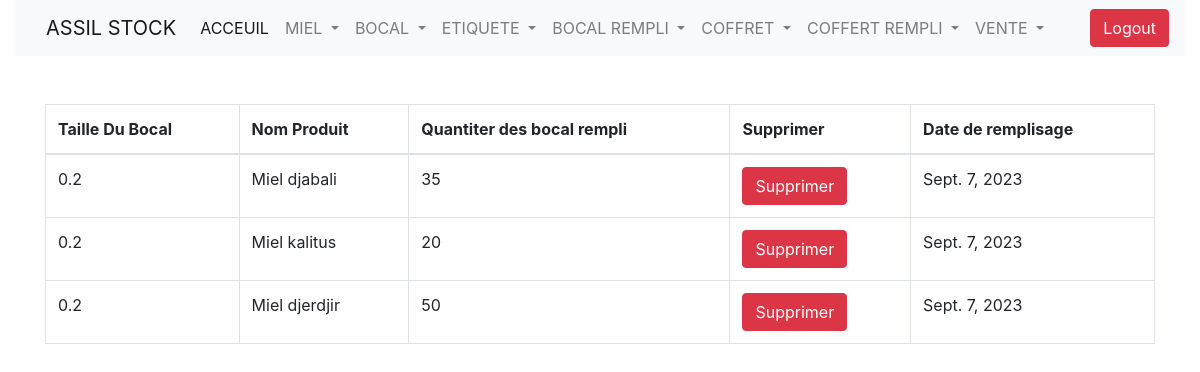
Screenshot of /list_filled_jars/ (signed in) with the database file from the repository.
### appAssilStockManag/models.py (models this page shows, shortened)
class FilledJar(models.Model):
    jar = models.ForeignKey(Jar, on_delete=models.CASCADE)
    product = models.ForeignKey(HoneyProduct, on_delete=models.CASCADE)
    quantity_field= models.PositiveBigIntegerField()
    filled_date = models.DateField(auto_now_add=True)
    size = models.DecimalField(max_digits=5, decimal_places=3)
    sku = models.ForeignKey(Sku,on_delete=models.CASCADE)

class Jar(models.Model):
    JAR_SIZES = [
        (0.01,'10g'),
        (0.1,'100g'),
        (0.125, '125g'),
        (0.2, '200g'),
        (0.25, '250g'),
        (0.5, '500g'),
    ]
    size = models.FloatField(choices=JAR_SIZES,unique=True)
    quantity_in_the_stock = models.IntegerField(default=0)

class HoneyProduct(models.Model):
    name_product=models.CharField(max_length=255,unique=True)
    quantity_in_the_stock= models.DecimalField(max_digits=10,decimal_places=2,default=0)
    date_entry = models.DateField(auto_now_add=True)

### appAssilStockManag/views.py (the view)
# urls.py: path("list_filled_jars/", list_jars_filled, name="list_filled_jars"),
@login_required
def list_jars_filled(request):
    filled_jars = FilledJar.objects.all()
    aggregated_jars = FilledJar.objects.values('jar__size', 'product__name_product').annotate(total_jars=Sum('quantity_field')).order_by('jar__size', 'product__name_product')
    context = {
        'filled_jars':filled_jars,
        'aggregated_jars':aggregated_jars,
    }
    return render(request, 'list_filled_jars.html', context)

### appAssilStockManag/templates/list_filled_jars.html (shortened to what this page needs)
{% extends 'base.html' %}
{% block content %}
<table class="table table-bordered">
    <thead>
        <tr>
            <th>Taille Du Bocal</th>
            <th>Nom Produit</th>
            <th>Quantiter des bocal rempli</th>
            <th>Supprimer</th>
            <th>Date de remplisage</th>
        </tr>
    </thead>
    <tbody>
        {% for jar_info in filled_jars %}
            <tr>
                <td>{{ jar_info.jar.size }}</td>
                <td>{{ jar_info.product.name_product }}</td>
                <td>{{ jar_info.quantity_field }}</td>
                <td>
                    <form method='post' action="{% url 'delete_filled_jar' jar_info.id %}">
                        <button type="submit" class="btn btn-danger" onclick="return confirm('Are you sure you want to delete this item?');">Supprimer</button>
                    </form>
                </td>
                <td>{{ jar_info.filled_date }}</td>
            </tr>
        {% endfor %}
    </tbody>
</table>
{% endblock %}

### rows the page displays
FilledJar: jar.size "0.2", product.name_product "Miel djabali", quantity_field "35", filled_date "Sept. 7, 2023"
FilledJar: jar.size "0.2", product.name_product "Miel kalitus", quantity_field "20", filled_date "Sept. 7, 2023"
FilledJar: jar.size "0.2", product.name_product "Miel djerdjir", quantity_field "50", filled_date "Sept. 7, 2023"
